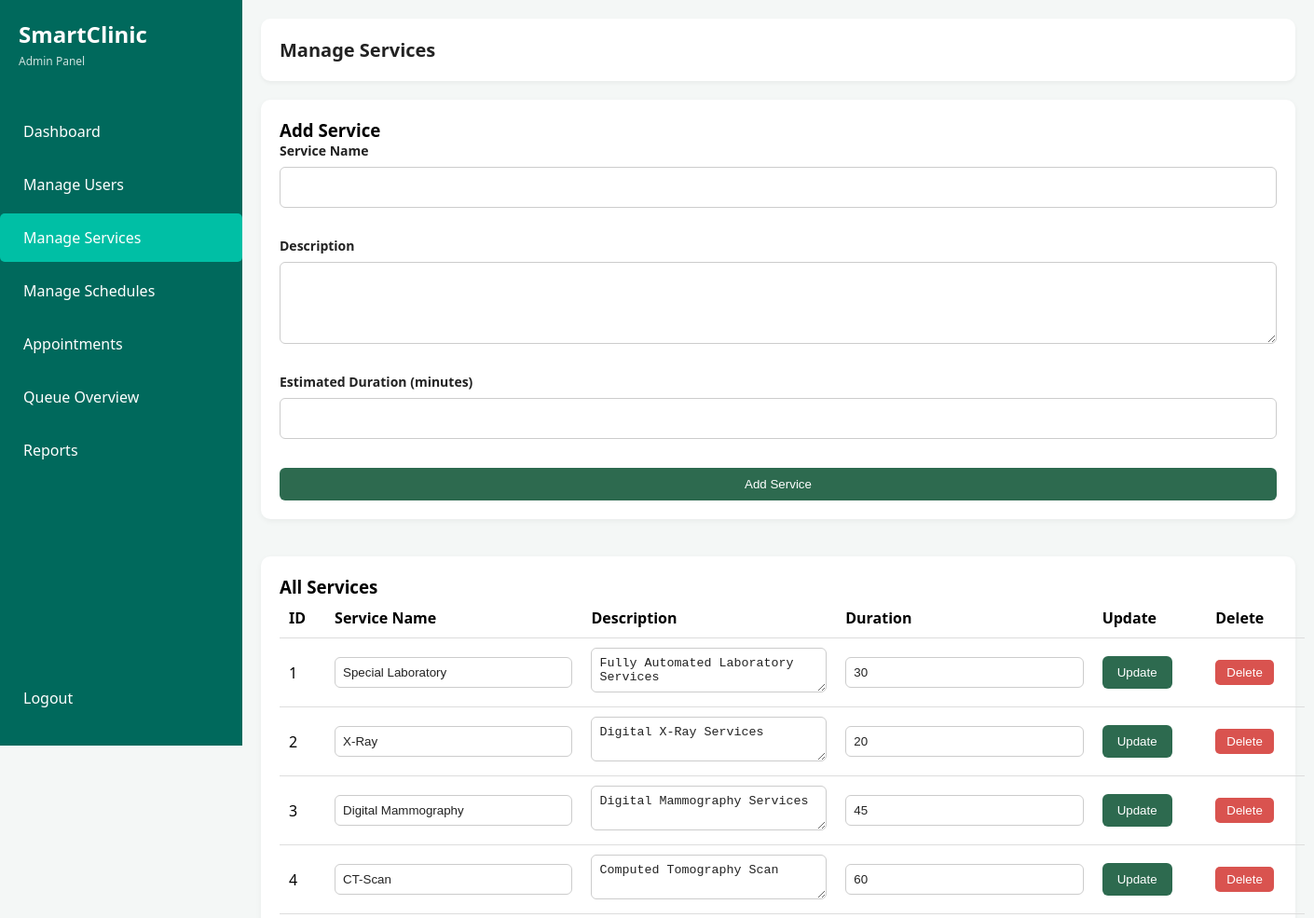
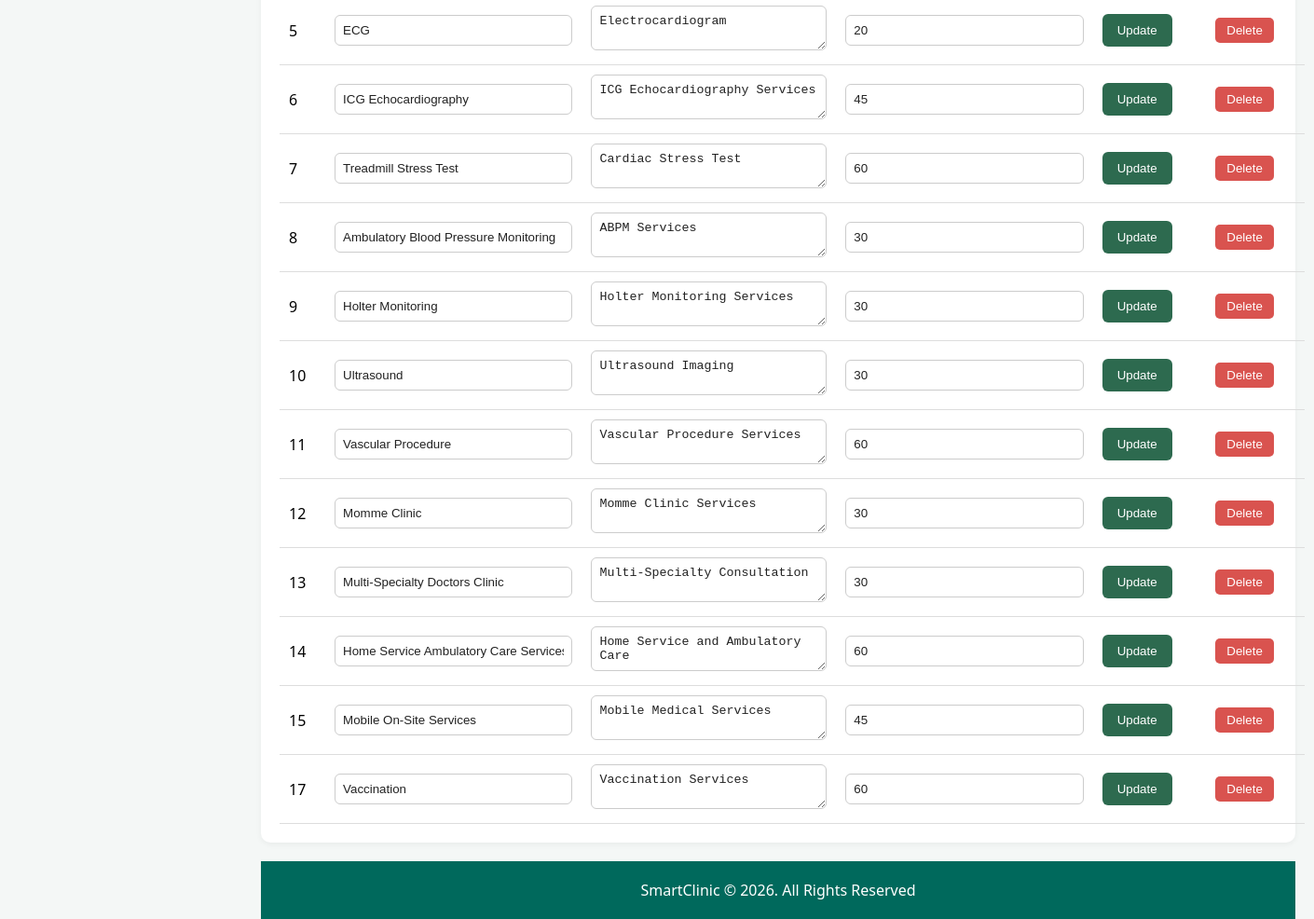
The app's page /admin/manage_services.php (signed in) with its own data (2 pictures, top to bottom).
### tables this page shows
CREATE TABLE `services` (
  `service_id` int(11) UNSIGNED NOT NULL COMMENT 'PK for services',
  `service_name` varchar(100) NOT NULL COMMENT 'Name of the clinic service',
  `description` text DEFAULT NULL COMMENT 'Description of service',
  `estimated_duration` int(11) UNSIGNED NOT NULL DEFAULT 30 COMMENT 'Estimated duration in minutes'
);

### admin/manage_services.php (the view, shortened to what this page needs)
<?php
require_once '../config/database.php';
$services = $conn->query("SELECT * FROM services ORDER BY service_id ASC");
?>
<!DOCTYPE html>
<html lang="en">
<head>
    <link rel="stylesheet" href="../assets/css/styles.css">
</head>
<body class="dashboard-page admin-page">
<div class="app-container">
    <aside class="sidebar">
        <div class="logo">
            <h1>SmartClinic</h1>
            <span>Admin Panel</span>
        </div>
        <nav class="menu">
            <a href="dashboard.php" class="nav-item">Dashboard</a>
            <a href="manage_users.php" class="nav-item">Manage Users</a>
            <a href="manage_services.php" class="nav-item active">Manage Services</a>
            <a href="manage_schedules.php" class="nav-item">Manage Schedules</a>
            <a href="manage_appointments.php" class="nav-item">Appointments</a>
            <a href="queue_overview.php" class="nav-item">Queue Overview</a>
            <a href="reports.php" class="nav-item">Reports</a>
        </nav>
        <div class="logout">
            <a href="../logout.php" class="nav-item">Logout</a>
        </div>
    </aside>
    <main class="main-content">
        <header class="top-bar">
            <h2>Manage Services</h2>
        </header>
        <div class="content-card">
            <h3>Add Service</h3>
            <form method="POST" class="crud-form">
                <div class="form-group">
                    <label for="service_name">Service Name</label>
                    <input type="text" name="service_name" id="service_name" required>
                </div>
                <div class="form-group">
                    <label for="description">Description</label>
                    <textarea name="description" id="description" rows="3"></textarea>
                </div>
                <div class="form-group">
                    <label for="estimated_duration">Estimated Duration (minutes)</label>
                    <input type="number" name="estimated_duration" id="estimated_duration" min="1" required>
                </div>
                <button type="submit" name="add_service" class="btn-primary">Add Service</button>
            </form>
        </div>
        <div class="content-card">
            <h3>All Services</h3>
            <table class="styled-table">
                <thead>
                    <tr>
                        <th>ID</th>
                        <th>Service Name</th>
                        <th>Description</th>
                        <th>Duration</th>
                        <th>Update</th>
                        <th>Delete</th>
                    </tr>
                </thead>
                <tbody>
                    <?php while ($row = $services->fetch_assoc()): ?>
                        <tr>
                            <form method="POST">
                                <td>
                                    <?= $row['service_id'] ?>
                                </td>
                                <td>
                                    <input type="text" name="service_name" value="<?= htmlspecialchars($row['service_name']) ?>" required>
                                </td>
                                <td>
                                    <textarea name="description" rows="2"><?= htmlspecialchars($row['description']) ?></textarea>
                                </td>
                                <td>
                                    <input type="number" name="estimated_duration" value="<?= $row['estimated_duration'] ?>" min="1" required>
                                </td>
                                <td>
                                    <button type="submit" name="update_service" class="btn-primary">Update</button>
                                </td>
                                <td>
                                    <button type="submit" name="delete_service" class="btn-danger" onclick="return confirm('Delete this service?');">Delete</button>
                                </td>
                            </form>
                        </tr>
                    <?php endwhile; ?>
                </tbody>
            </table>
        </div>
        <footer class="footer">
            SmartClinic © 2026. All Rights Reserved
        </footer>
    </main>
</div>
</body>
</html>

### assets/css/styles.css (style rules this page uses)
* { margin: 0; padding: 0; box-sizing: border-box; }
:root { --primary-teal: #00695c; --active-teal: #00bfa5; --bg-light: #f4f7f6; --text-gray: #666; }
body { margin: 0; font-family: 'Segoe UI', Tahoma, Geneva, Verdana, sans-serif; min-height: 100vh; background: var(--bg-light); }
body.dashboard-page { display: block; min-height: 100vh; background: var(--bg-light); }
.form-group { display: flex; flex-direction: column; gap: 8px; }
.form-group label { color: white; font-size: 14px; font-weight: 500; }
.form-group input { padding: 15px 20px; border: none; border-radius: 8px; background: rgba(255, 255, 255, 0.15); color: white; font-size: 15px; outline: none; transition: background 0.3s ease; }
.form-group input::placeholder { color: rgba(255, 255, 255, 0.6); }
.app-container { display: flex; height: 100vh; }
.sidebar { width: 260px; background-color: var(--primary-teal); color: white; display: flex; flex-direction: column; padding: 20px 0; }
.logo { padding: 0 20px 40px; }
.logo h1 { margin: 0; font-size: 24px; }
.logo span { font-size: 12px; opacity: 0.8; }
.nav-item { padding: 15px 25px; color: white; text-decoration: none; display: block; margin-bottom: 5px; border-radius: 5px; transition: background 0.2s; }
.nav-item:hover, .nav-item.active { background-color: var(--active-teal); }
.main-content { flex-grow: 1; background-color: var(--bg-light); display: flex; flex-direction: column; min-height: 100vh; }
.top-bar { padding: 20px; background: white; box-shadow: 0 2px 4px rgba(0,0,0,0.05); }
.top-bar h2 { margin: 0; font-size: 20px; }
.footer { margin-top: auto; background: var(--primary-teal); color: white; text-align: center; padding: 20px; font-size: 1rem; }
.menu { display: flex; flex-direction: column; }
.logout { margin-top: auto; padding-top: 20px; }
.content-card { background: white; padding: 20px; border-radius: 8px; box-shadow: 0 2px 6px rgba(0,0,0,0.05); margin-bottom: 20px; }
.crud-form { display: grid; gap: 16px; }
.crud-form input, .crud-form select, .crud-form textarea, .data-table input, .data-table select, .data-table textarea { width: 100%; padding: 10px 12px; border: 1px solid #d8dfe3; border-radius: 6px; font: inherit; background: white; }
.crud-form textarea, .data-table textarea { resize: vertical; }
.admin-page { overflow-x: auto; }
.content-card + .content-card { margin-top: 20px; }
.admin-page .form-group label { color: #222 !important; font-weight: 600; }
.admin-page input, .admin-page select, .admin-page textarea { background: #fff !important; color: #222 !important; border: 1px solid #ccc; padding: 10px; border-radius: 6px; width: 100%; }
.admin-page .form-group { display: flex; flex-direction: column; margin-bottom: 15px; }
.content-card { background: #fff; padding: 20px; border-radius: 10px; margin-bottom: 20px; }
.btn-primary { background: #2d6a4f; color: white; padding: 10px 16px; border: none; border-radius: 6px; cursor: pointer; }
.btn-danger { background: #d9534f; color: white; border: none; padding: 6px 12px; border-radius: 5px; cursor: pointer; }
.styled-table { width: 100%; border-collapse: collapse; }
.styled-table th, .styled-table td { border-bottom: 1px solid #ddd; padding: 10px; text-align: left; }
.styled-table input, .styled-table select, .styled-table textarea { width: 100%; padding: 8px; border: 1px solid #ccc; border-radius: 6px; color: #222; background: #fff; }
.app-container { display: flex; min-height: 100vh; }
.sidebar { width: 260px; min-width: 260px; background-color: var(--primary-teal); color: white; display: flex; flex-direction: column; padding: 20px 0; position: sticky; top: 0; height: 100vh; overflow-y: auto; flex-shrink: 0; }
.main-content { flex: 1; min-width: 0; display: flex; flex-direction: column; padding: 20px; box-sizing: border-box; background-color: var(--bg-light); }
.top-bar { padding: 20px; background: white; box-shadow: 0 2px 4px rgba(0,0,0,0.05); border-radius: 10px; margin-bottom: 20px; }
.top-bar h2 { margin: 0; font-size: 20px; color: #222; }
.styled-table { width: 100%; min-width: 1100px; border-collapse: collapse; }
.styled-table th, .styled-table td { border-bottom: 1px solid #ddd; padding: 10px; text-align: left; vertical-align: middle; }
.styled-table button { white-space: nowrap; }
.admin-page { overflow-x: hidden; }

### records on screen
services: service_id "1", service_name "Special Laboratory", description "Fully Automated Laboratory Services", estimated_duration "30"
services: service_id "2", service_name "X-Ray", description "Digital X-Ray Services", estimated_duration "20"
services: service_id "3", service_name "Digital Mammography", description "Digital Mammography Services", estimated_duration "45"
services: service_id "4", service_name "CT-Scan", description "Computed Tomography Scan", estimated_duration "60"
services: service_id "5", service_name "ECG", description "Electrocardiogram", estimated_duration "20"
services: service_id "6", service_name "ICG Echocardiography", description "ICG Echocardiography Services", estimated_duration "45"
services: service_id "7", service_name "Treadmill Stress Test", description "Cardiac Stress Test", estimated_duration "60"
services: service_id "8", service_name "Ambulatory Blood Pressure Monitoring", description "ABPM Services", estimated_duration "30"
services: service_id "9", service_name "Holter Monitoring", description "Holter Monitoring Services", estimated_duration "30"
services: service_id "10", service_name "Ultrasound", description "Ultrasound Imaging", estimated_duration "30"
services: service_id "11", service_name "Vascular Procedure", description "Vascular Procedure Services", estimated_duration "60"
services: service_id "12", service_name "Momme Clinic", description "Momme Clinic Services", estimated_duration "30"
services: service_id "13", service_name "Multi-Specialty Doctors Clinic", description "Multi-Specialty Consultation", estimated_duration "30"
services: service_id "14", service_name "Home Service Ambulatory Care Services", description "Home Service and Ambulatory Care", estimated_duration "60"
services: service_id "15", service_name "Mobile On-Site Services", description "Mobile Medical Services", estimated_duration "45"
services: service_id "17", service_name "Vaccination", description "Vaccination Services", estimated_duration "60"
